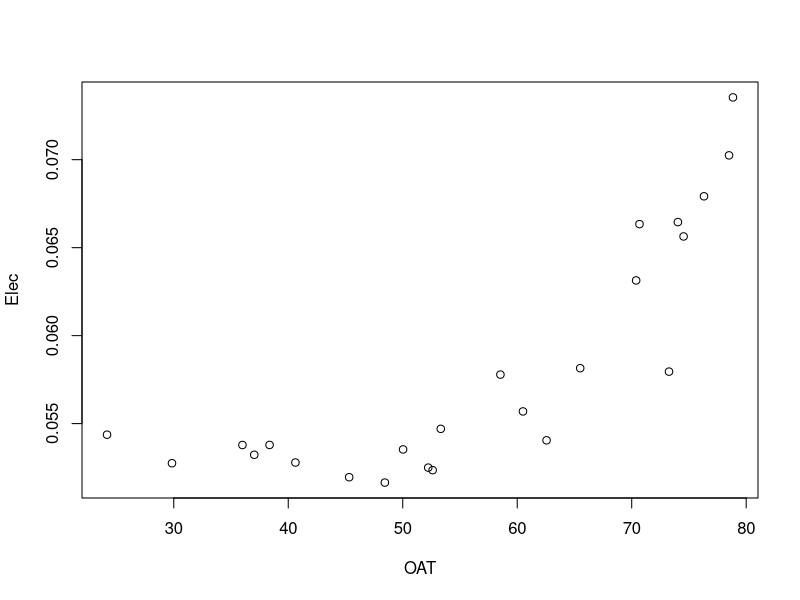
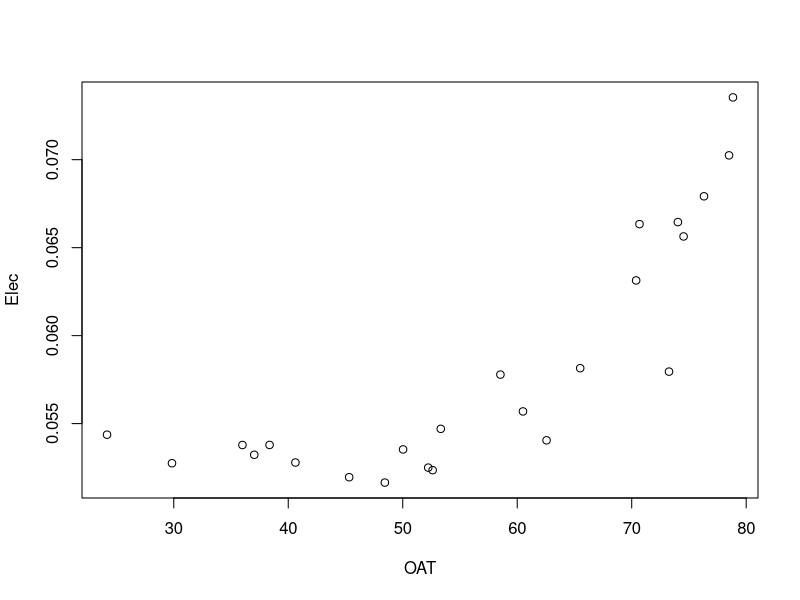
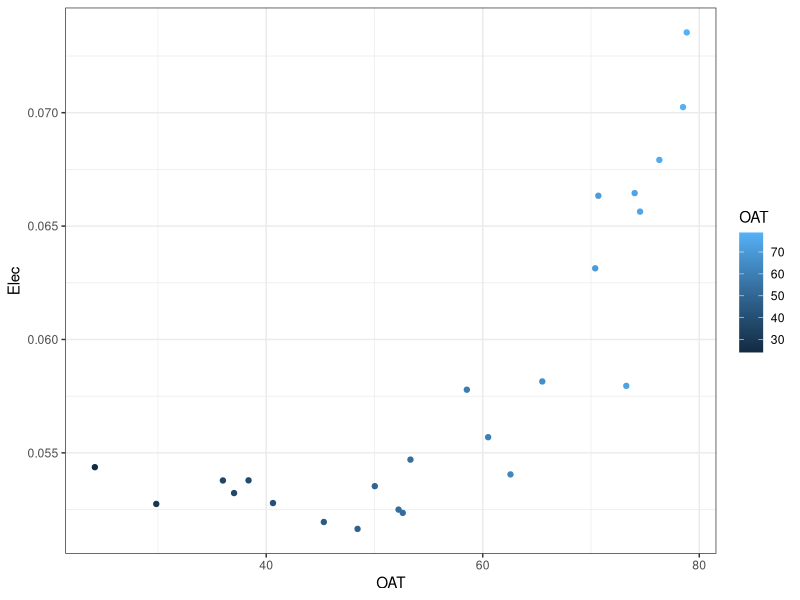
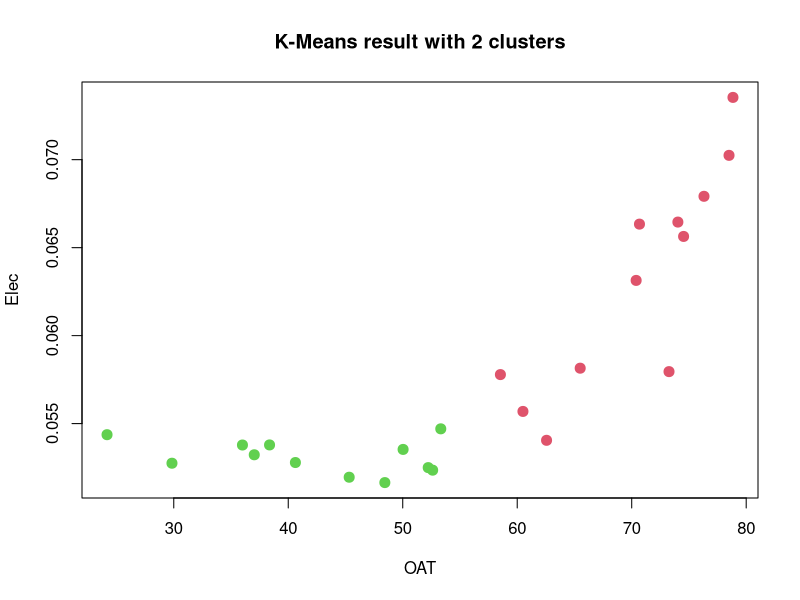
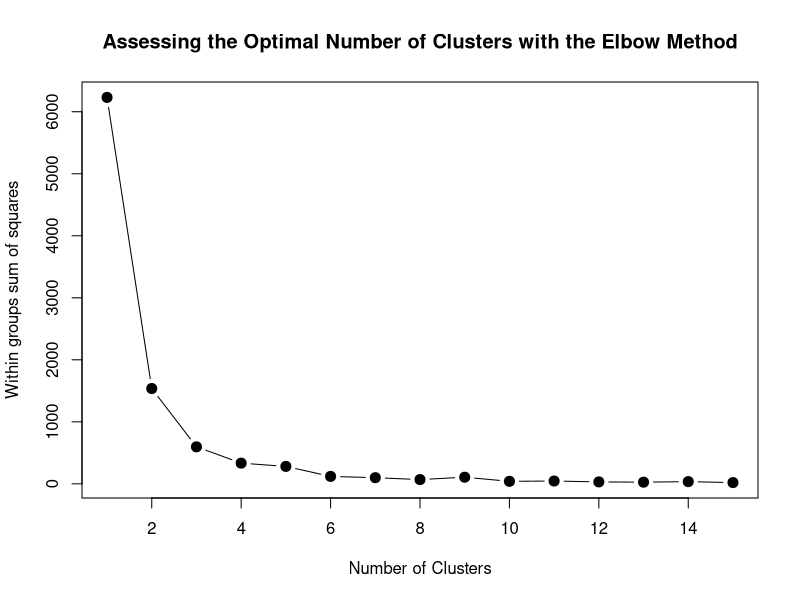
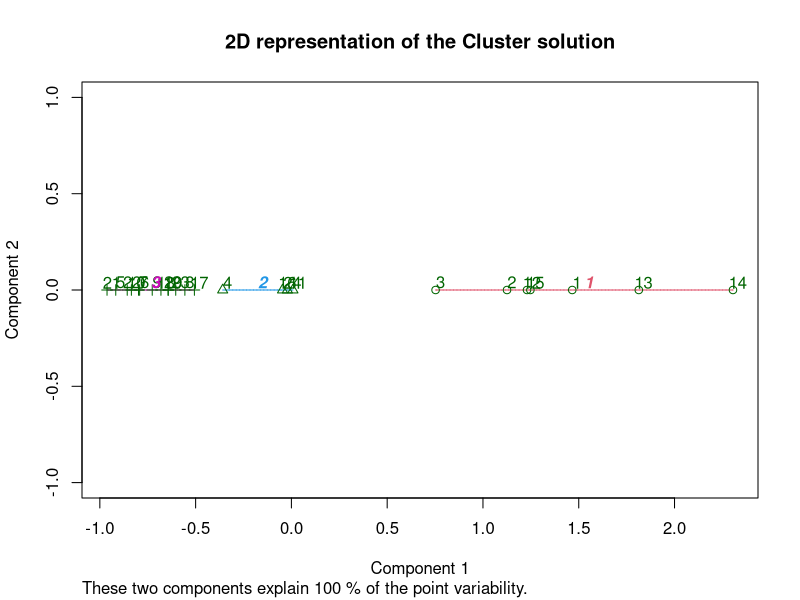
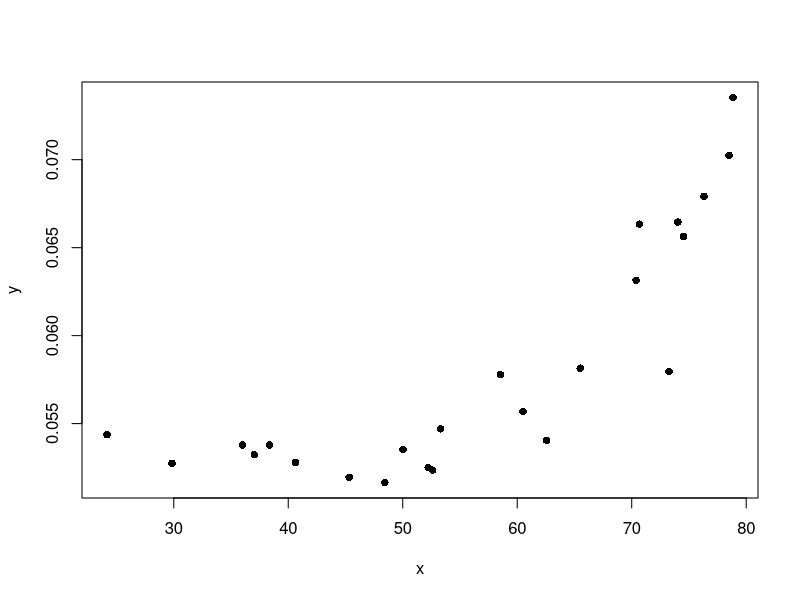
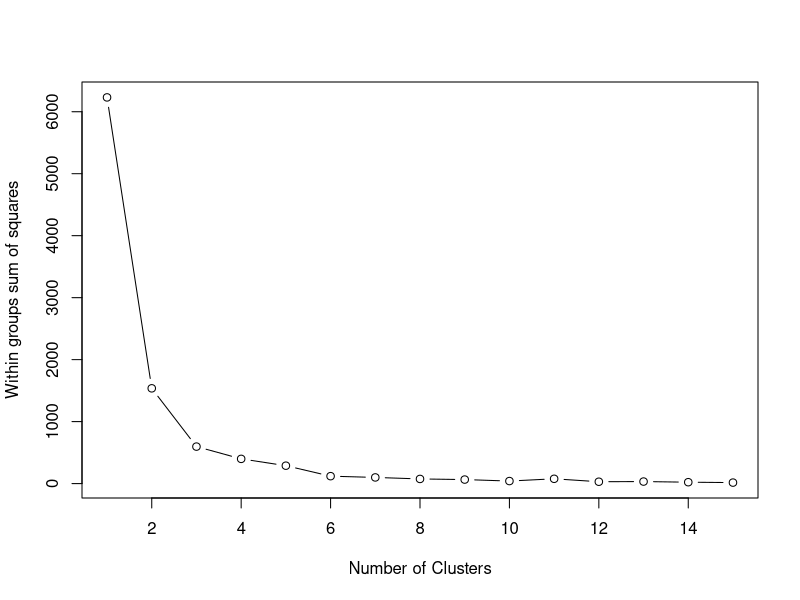

Write the R code that produced these figures, in order. (Note: this script raises an error after producing the figures.)

# https://www.r-bloggers.com/r-for-ecologists-putting-together-a-piecewise-regression/

####

library(segmented)
options(scipen = 999)

gold <- read.csv("gold.csv", header = T)
head(gold)
str(gold)
df0 <- gold[c("OAT", "Elec")]
plot(df0)

#### Clusters
df0 <- gold[c("OAT", "Elec")]
plot(df0)

library(ggplot2)
ggplot(df0, aes(OAT, Elec, color=OAT)) + geom_point() + theme_bw()

# Divide OATs into clusters
(kc <- kmeans(df0, 2)) 

table(df0$OAT, kc$cluster)

# Perform K-Means with 2 clusters
set.seed(7)
km1 = kmeans(df0, 2, nstart=100)

# Plot results
plot(df0, col =(km1$cluster +1) , main="K-Means result with 2 clusters", pch=20, cex=2)

# Check for the optimal number of clusters given the data

mydata <- df0
wss <- (nrow(mydata)-1)*sum(apply(mydata,2,var))
for (i in 2:15) wss[i] <- sum(kmeans(mydata,
                                     centers=i)$withinss)
plot(1:15, wss, type="b", xlab="Number of Clusters",
     ylab="Within groups sum of squares",
     main="Assessing the Optimal Number of Clusters with the Elbow Method",
     pch=20, cex=2)

# Perform K-Means with the optimal number of clusters identified from the Elbow method
set.seed(7)
km2 = kmeans(df0, 3, nstart=100)

# Examine the result of the clustering algorithm
km2




df0.stand <- scale(df0[-1]) 

# K-Means
k.means.fit <- kmeans(df0.stand, 3) # k = 3

attributes(k.means.fit)
k.means.fit$centers

# Clusters:
k.means.fit$cluster

# Cluster size:
k.means.fit$size

library(cluster)
clusplot(df0.stand, k.means.fit$cluster, main='2D representation of the Cluster solution',
         color=TRUE, shade=TRUE,
         labels=2, lines=0)


fit.glm <- glm(Elec ~ OAT, data = df0)
fit.seg <- segmented(fit.glm, seg.Z = ~OAT, psi = 50)
print(fit.seg)
summary(fit.seg)

davies.test(fit.glm, ~OAT, k=24)

slope(fit.seg)

fit.glm <- update(fit.glm, .~.-OAT)
fit.seg1 <- update(fit.seg)

fit.seg1$psi

x <- df0$OAT
y <- df0$Elec
plot(x,y, pch=16)


####

#http://www.statmethods.net/advstats/cluster.html

# Determine number of clusters
wss <- (nrow(df0)-1)*sum(apply(df0,2,var))
for (i in 2:15) wss[i] <- sum(kmeans(df0, 
                                     centers=i)$withinss)
plot(1:15, wss, type="b", xlab="Number of Clusters",
     ylab="Within groups sum of squares")

# K-Means Cluster Analysis
fit <- kmeans(df0, 5) # 5 cluster solution
# get cluster means 
aggregate(df0,by=list(fit$cluster),FUN=mean)
# append cluster assignment
df0 <- data.frame(df0, fit$cluster)

# Ward Hierarchical Clustering
d <- dist(df0, method = "euclidean") # distance matrix
fit <- hclust(d, method="ward.D") 
plot(fit) # display dendogram
groups <- cutree(fit, k=5) # cut tree into 5 clusters
# draw dendogram with red borders around the 5 clusters 
rect.hclust(fit, k=5, border="red")



# Ward Hierarchical Clustering with Bootstrapped p values
library(pvclust)
fit <- pvclust(df0, method.hclust="ward.D2",
               method.dist="euclidean")
plot(fit) # dendogram with p values
# add rectangles around groups highly supported by the data
pvrect(fit, alpha=.95)




# Model Based Clustering
library(mclust)
fit <- Mclust(df0)
plot(fit) # plot results 
summary(fit) # display the best model



# K-Means Clustering with 5 clusters
fit <- kmeans(df0, 5)

# Cluster Plot against 1st 2 principal components

# vary parameters for most readable graph
library(cluster) 
clusplot(df0, fit$cluster, color=TRUE, shade=TRUE, 
         labels=2, lines=0)

# Centroid Plot against 1st 2 discriminant functions
library(fpc)
plotcluster(mydata, fit$cluster)



###

library(graphics)
heatmap(elec)
